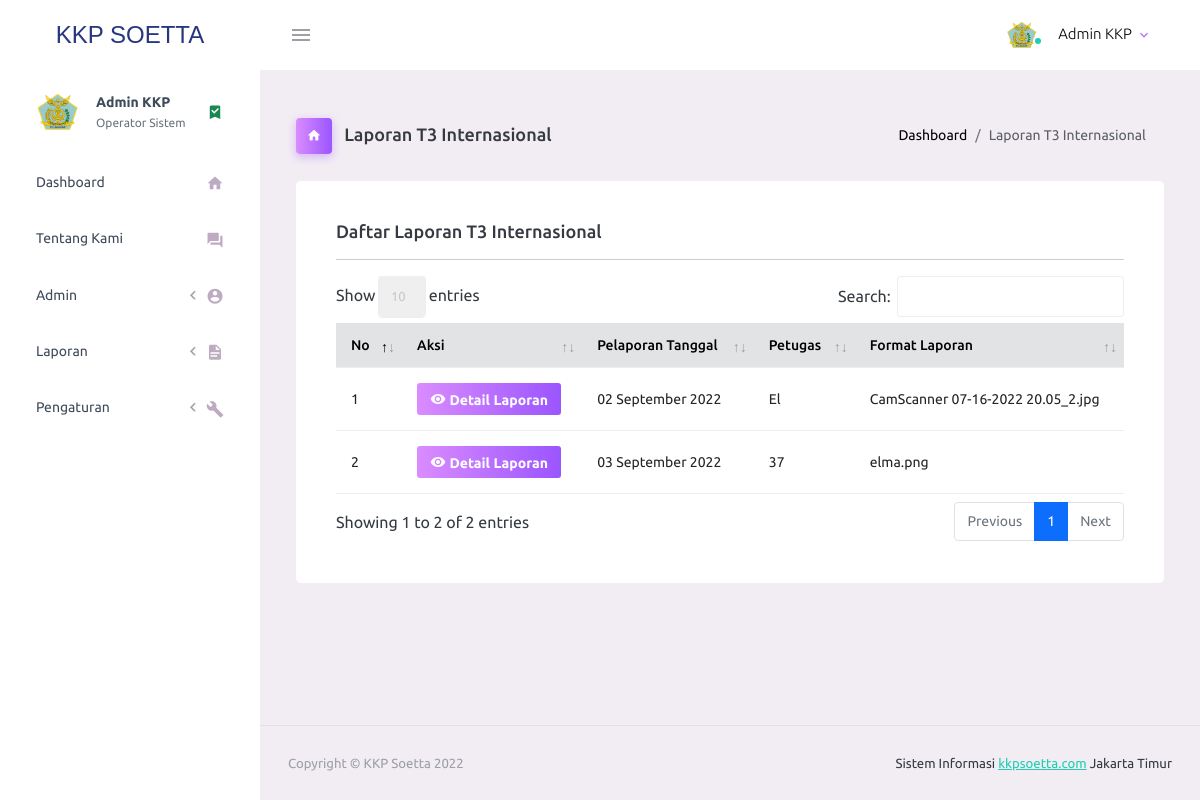
/admin/t3Internasional.php (signed in), run on the app's committed database.
### tables this page shows
CREATE TABLE `laporant3internasional` (
  `id_laporanT3Internasional` bigint(20) NOT NULL,
  `tgl_lapor` date NOT NULL,
  `kedatanganFlight` bigint(20) NOT NULL,
  `paxKedatangan_flight` bigint(20) NOT NULL,
  `personilKedatangan` bigint(20) NOT NULL,
  `penerbanganKargo_pesawat` bigint(20) NOT NULL,
  `penerbanganKargo_personil` bigint(20) NOT NULL,
  `scanPL_merahPenumpang` bigint(20) NOT NULL,
  `vaksinTidak_lengkap` bigint(20) NOT NULL,
  `belumIntegrasi_PL` bigint(20) NOT NULL,
  `belumAda_PL` bigint(20) NOT NULL,
  `scanPL_hijauPenumpang` bigint(20) NOT NULL,
  `jumlahPresentase_penumpangWNI` varchar(500) NOT NULL,
  `jumlahPresentase_penumpangWNA` varchar(500) NOT NULL,
  `WNIVaksinasi_tidakLengkap` bigint(20) NOT NULL,
  `WNIDibawah18_vaksinasiTidakLengkap` bigint(20) NOT NULL,
  `WNIKomorbid_vaksinasiTidakLengkap` bigint(20) NOT NULL,
  `WNILainnya_vaksinasiTidakLengkap` bigint(20) NOT NULL,
  `WNAVaksinasi_tidakLengkap` bigint(20) NOT NULL,
  `WNADibawah18_vaksinasiTidakLengkap` bigint(20) NOT NULL,
  `WNAKomorbid_vaksinasiTidakLengkap` bigint(20) NOT NULL,
  `WNALainnya_vaksinasiTidakLengkap` bigint(20) NOT NULL,
  `WNIVaksinasi_lengkap` bigint(20) NOT NULL,
  `WNAVaksinasi_lengkap` bigint(20) NOT NULL,
  `WNISwab_PCRKedatangan` bigint(20) NOT NULL,
  `WNASwab_PCRKedatangan` bigint(20) NOT NULL,
  `ikterik` bigint(20) NOT NULL,
  `rujukan` bigint(20) NOT NULL,
  `penerbitanSurat_LT` bigint(20) NOT NULL,
  `penerbitanSurat_TLT` bigint(20) NOT NULL,
  `jumlahPasien` bigint(20) NOT NULL,
  `laporanKematian` mediumtext NOT NULL,
  `tolakMasuk` bigint(20) NOT NULL,
  `karantinaWisma` bigint(20) NOT NULL,
  `karantinaHotel` bigint(20) NOT NULL,
  `laporanKedatangan_jamaah` mediumtext NOT NULL,
  `laporanPengamatan_gejalaTandaCOVID` mediumtext NOT NULL,
  `laporanDisinfeksi_areaKedatangan` mediumtext NOT NULL,
  `perwiraJaga` mediumtext NOT NULL,
  `anggota` mediumtext NOT NULL,
  `timShift_pagiTenagaBantuanCOVID` mediumtext NOT NULL,
  `timShift_malamTenagaBantuanCOVID` mediumtext NOT NULL,
  `laporanKeterangan_tambahan` mediumtext NOT NULL,
  `formatLaporan` varchar(500) NOT NULL
);

### admin/t3Internasional.php (the view, shortened to what this page needs)
<?php
include '../koneksi.php';
?>
<!DOCTYPE html>
<html lang="en">
<head>
    <link rel="stylesheet" href="assets/vendors/mdi/css/materialdesignicons.min.css">
    <link rel="stylesheet" href="assets/vendors/css/vendor.bundle.base.css">
    <link rel="stylesheet" href="assets/css/style.css">
    <link rel="stylesheet" href="plugins/datatables-bs4/css/dataTables.bootstrap4.min.css">
    <link rel="stylesheet" href="plugins/datatables-responsive/css/responsive.bootstrap4.min.css">
    <link rel="stylesheet" href="plugins/datatables-buttons/css/buttons.bootstrap4.min.css">
</head>
<body>
    <div class="container-scroller">
        <?php include 'navTop.php'; ?>
        <div class="container-fluid page-body-wrapper">
            <?php include 'navSide.php'; ?>
            <div class="main-panel">
                <div class="content-wrapper">
                    <div class="page-header">
                        <h3 class="page-title">
                            <span class="page-title-icon bg-gradient-primary text-white me-2">
                                <i class="mdi mdi-home"></i>
                            </span> Laporan T3 Internasional
                        </h3>
                        <nav aria-label="breadcrumb">
                            <ol class="breadcrumb">
                                <li class="breadcrumb-item"><a href="index.php">Dashboard</a></li>
                                <li class="breadcrumb-item active" aria-current="page">Laporan T3 Internasional</li>
                            </ol>
                        </nav>
                    </div>
                    <div class="card">
                        <div class="card-body">
                            <h4 class="card-title">Daftar Laporan T3 Internasional</h4>
                            <hr>
                            <div class="table-responsive">
                                <table id="example1" class="table table-hover">
                                    <thead class="table-secondary">
                                        <tr>
                                            <th>No</th>
                                            <th>Aksi</th>
                                            <th>Pelaporan Tanggal</th>
                                            <th>Petugas</th>
                                            <th>Format Laporan</th>
                                        </tr>
                                    </thead>
                                    <tbody>
                                        <?php $nomor = 1; ?>
                                        <?php $ambil = mysqli_query($koneksi, "SELECT * FROM laporanT3Internasional"); ?>
                                        <?php while ($data = $ambil->fetch_assoc()) { ?>
                                            <tr>
                                                <td><?= $nomor; ?></td>
                                                <td>
                                                    <a href="" class="btn btn-sm btn-gradient-primary" data-toggle="modal" data-target="#Detail<?= $data['id_laporanT3Internasional']; ?>" title="Detail Laporan"><i class="mdi mdi-eye"></i> Detail Laporan</a>
                                                </td>
                                                <td><?= date("d F Y", strtotime($data['tgl_lapor'])) ?></td>
                                                <td><?= $data['perwiraJaga']; ?></td>
                                                <td><?= $data['formatLaporan']; ?></td>
                                            </tr>
                                            <?php $nomor++; ?>
                                        <?php } ?>
                                    </tbody>
                                </table>
                            </div>
                        </div>
                    </div>
                </div>
                <?php include 'footer.php'; ?>
            </div>
        </div>
    </div>
</body>
</html>

### admin/t3Internasional.php (style rules this page uses)
nav .breadcrumb .breadcrumb-item a { text-decoration: none !important; color: #000; }

### data on the page
laporant3internasional: tgl_lapor "02 September 2022", perwiraJaga "El", formatLaporan "CamScanner 07-16-2022 20.05_2.jpg"
laporant3internasional: tgl_lapor "03 September 2022", perwiraJaga "37", formatLaporan "elma.png"

### other printed values
$_SESSION['admin']['username'] "Admin KKP"
